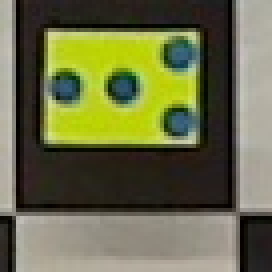
#> input picture Testing/small_square.jpg, 68 x 68 px, given in place of the camera (shown 4 times larger)
$ python scratch9.py   (older library calls are emulated)
#> lines starting #> are read from the running program, lines starting #| are printed output that depends on the picture; after the words box and inside, x2 and y2 are one past the last pixel; in counts of white or black regions, pixels touching at a corner belong together
import cv2
import numpy as np

lower = [15, 15, 50]
upper = [60, 60, 250]

lower = np.array(lower, dtype="uint8")
upper = np.array(upper, dtype="uint8")

# find the colors within the specified boundaries and apply
# the mask
cap = cv2.VideoCapture(0)
while True:
    _, image = cap.read()
#> image is the input picture: shape (68, 68, 3); mean B, G, R 72.5, 108, 105.9
    mask = cv2.inRange(image, lower, upper)
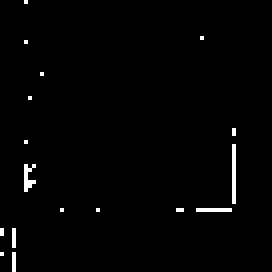
#> mask: shape (68, 68) (shown 4 times larger); 1.3% white in thin lines or dots, all inside (x1, y1, x2, y2) = (0, 0, 59, 68)
    mask = cv2.dilate(mask, None, iterations=9)
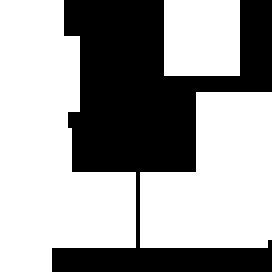
#> mask: shape (68, 68) (shown 4 times larger); 62.3% white; 1 black region, box (x1, y1, x2, y2) and area: (13, 0, 68, 68) 1744
    mask = cv2.erode(mask, None, iterations=1)
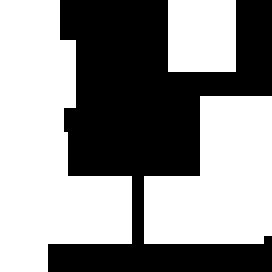
#> mask: shape (68, 68) (shown 4 times larger); 56.4% white; 1 black region

    im2, contours, hierarchy = cv2.findContours(mask, cv2.RETR_TREE, cv2.CHAIN_APPROX_SIMPLE)
#> contours = 3 contours; box (x1, y1, x2, y2) and area: (0, 0, 33, 68) 1300, (36, 24, 68, 61) 833, (42, 0, 59, 18) 272

    best_cnt = None
    max_area = 0
    for cnt in contours:
        area = cv2.contourArea(cnt)
        if area > max_area:
            max_area = area
            best_cnt = cnt
#> this loop made 3 passes
#> (area, max_area) on passes 1, 3: (833, 833), (1300.5, 1300.5)
#> (cnt, area) on pass 2: ([[42, 0], [42, 17], [58, 17], [58, 0]], 272)
#> after the loop, best_cnt = contour of 18 points, box (x1, y1, x2, y2) (0, 0, 33, 68), area 1300; max_area = 1300.5

    contours = [best_cnt]
#> contours = 1 contour; box (x1, y1, x2, y2) and area: (0, 0, 33, 68) 1300

    if best_cnt is not None: cv2.drawContours(image, contours, -1, (0, 255, 0), 3)
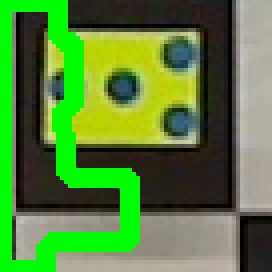
#> image: shape (68, 68, 3) (shown 4 times larger); 16.72% of pixels changed, all inside (x1, y1, x2, y2) = (0, 0, 35, 68)
    cv2.imshow('frame', image)
    if cv2.waitKey(1) & 0xFF == ord('q'):
#> (key q is pressed here)
        break
